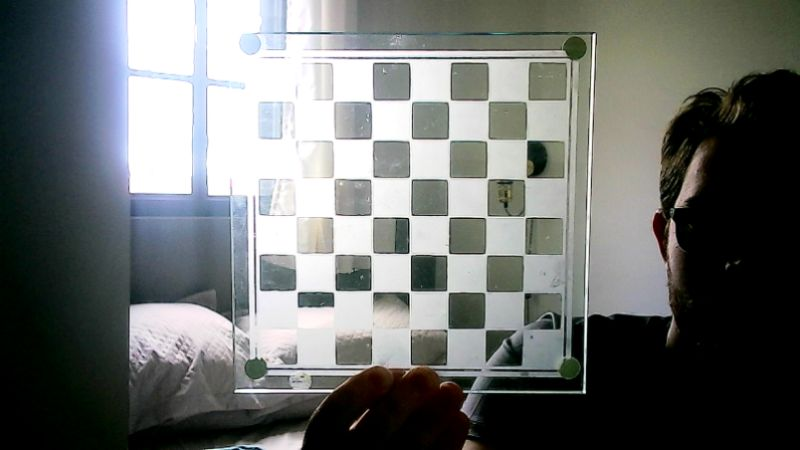
#> input picture chess_images/chess1.jpg, 800 x 450 px; its folder holds 5 pictures in this run
$ python calibration.py
#> lines starting #> are read from the running program, lines starting #| are printed output that depends on the picture; after the words box and inside, x2 and y2 are one past the last pixel; in counts of white or black regions, pixels touching at a corner belong together
import cv2
import glob
import numpy as np

# termination criteria
criteria = (cv2.TERM_CRITERIA_EPS + cv2.TERM_CRITERIA_MAX_ITER, 30, 0.001)

# prepare object points, like (0,0,0), (1,0,0), (2,0,0) ....,(6,5,0)
objp = np.zeros((6*7,3), np.float32)
objp[:,:2] = np.mgrid[0:7,0:6].T.reshape(-1,2)

# Arrays to store object points and image points from all the images.
objpoints = [] # 3d point in real world space
imgpoints = [] # 2d points in image plane.

images = glob.glob('chess_images/*.jpg')
i = 1
for fname in images:
    img = cv2.imread(fname)
#> img is the input picture: shape (450, 800, 3); mean B, G, R 111, 112.5, 109.4
    gray = cv2.cvtColor(img, cv2.COLOR_BGR2GRAY)
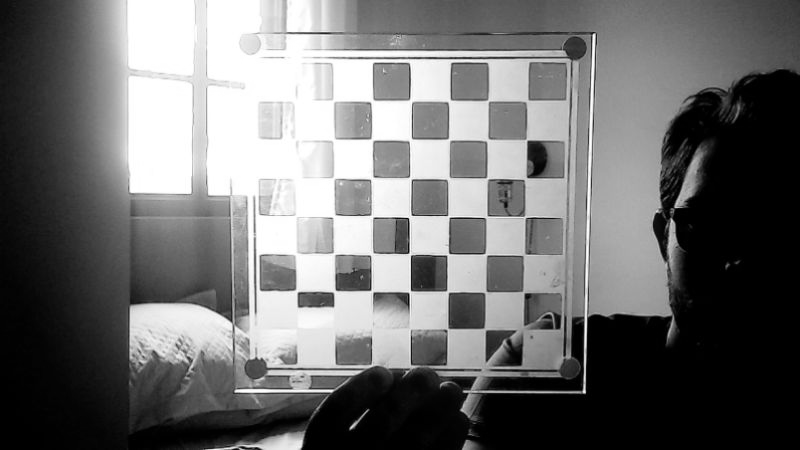
#> gray: shape (450, 800); min 0, max 255, mean 111.4
    # Find the chess board corners
    ret, corners = cv2.findChessboardCorners(gray, (7,6), None)
#> ret = False; corners = None
    # If found, add object points, image points (after refining them)
    if ret == True:
        objpoints.append(objp)
        corners2 = cv2.cornerSubPix(gray,corners, (11,11), (-1,-1), criteria)
        imgpoints.append(corners2)
        # Draw and display the corners
        cv2.drawChessboardCorners(img, (7,6), corners2, ret)
        newname = fname.split('.')[0] + "_corners.jpg"
        print(newname)
        cv2.imwrite(newname, img)
#> pass 2 of the loop `for fname in images:`:
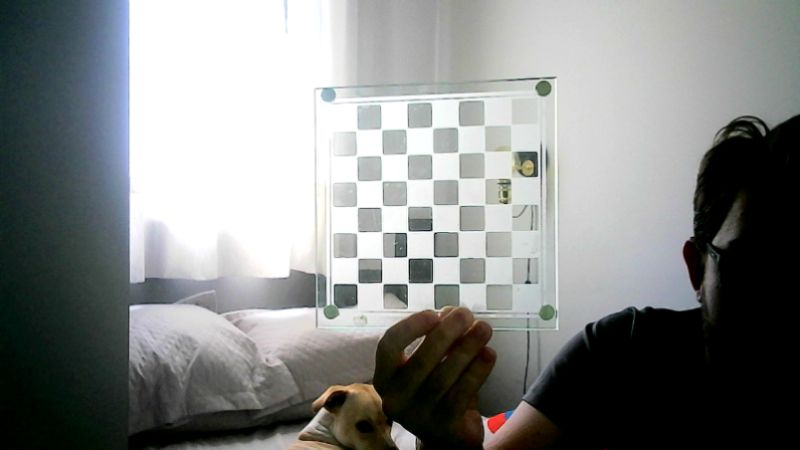
#> input picture chess_images/chess10.jpg, 800 x 450 px
#> img is the input picture: shape (450, 800, 3); mean B, G, R 134.6, 135.5, 133.2
#> `gray = cv2.cvtColor(img, cv2.COLOR_BGR2GRAY)`:
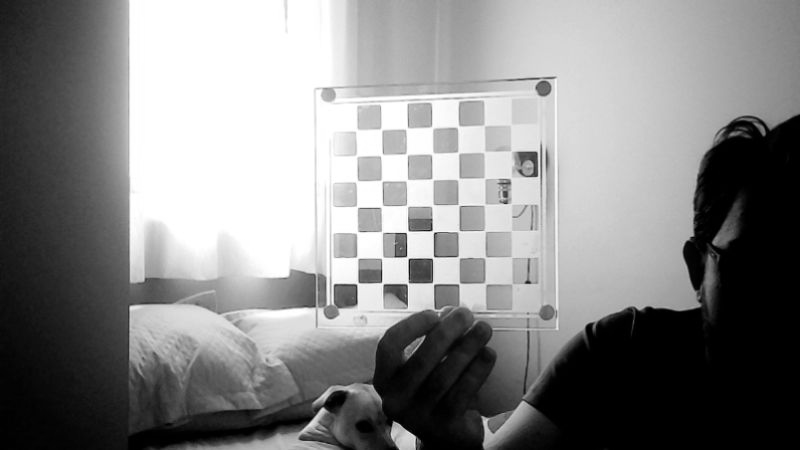
#> gray: shape (450, 800); min 0, max 255, mean 134.7
#> ret = True; corners = 42 rows, first 8: [357.1, 283.5], [357.4, 257.5], [357.4, 232.2], [360, 211], [360, 177], [357.6, 155.7], [357.5, 131], [382.9, 283.6]
#> corners2 = 42 rows, first 8: [357.3, 283.4], [357.3, 258.3], [357, 232.3], [357, 207.2], [356.8, 181], [356.7, 156.2], [356.5, 130.1], [382.2, 283.4]
#> `cv2.drawChessboardCorners(img, (7,6), corners2, ret)`:
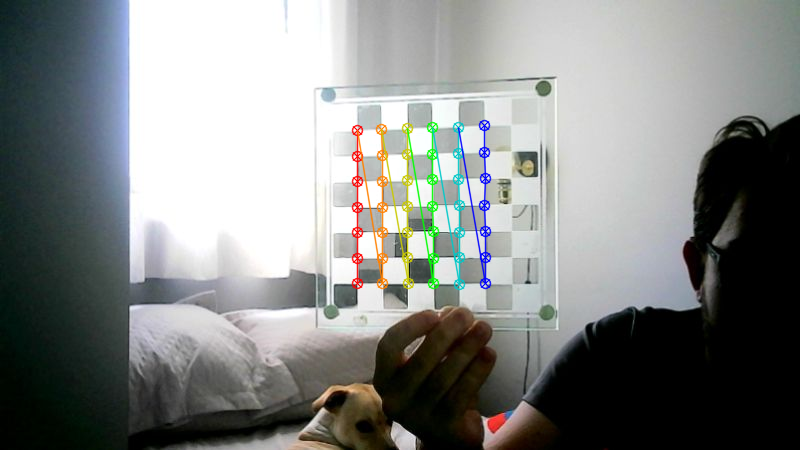
#> img: shape (450, 800, 3); 2.3% of pixels changed, all inside (x1, y1, x2, y2) = (351, 119, 492, 291)
        #cv2.imshow('img', img)
        #cv2.waitKey(1000)

#Calibration
ret, mtx, dist, rvecs, tvecs = cv2.calibrateCamera(objpoints, imgpoints, gray.shape[::-1], None, None)

#Undistortion
img = cv2.imread('chess_images/chess2.jpg')
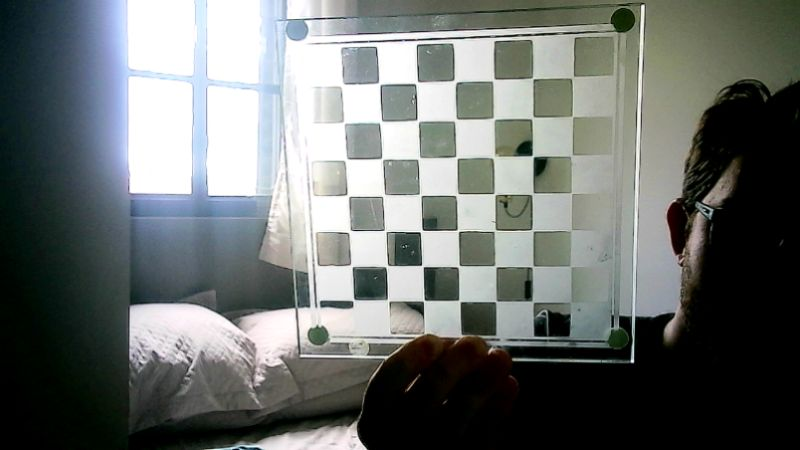
#> input picture chess_images/chess2.jpg, 800 x 450 px
#> img is the input picture: shape (450, 800, 3); mean B, G, R 110.3, 112.4, 107.9
h,  w = img.shape[:2]
#> h = 450; w = 800
newcameramtx, roi = cv2.getOptimalNewCameraMatrix(mtx, dist, (w,h), 1, (w,h))

# undistort
dst = cv2.undistort(img, mtx, dist, None, newcameramtx)
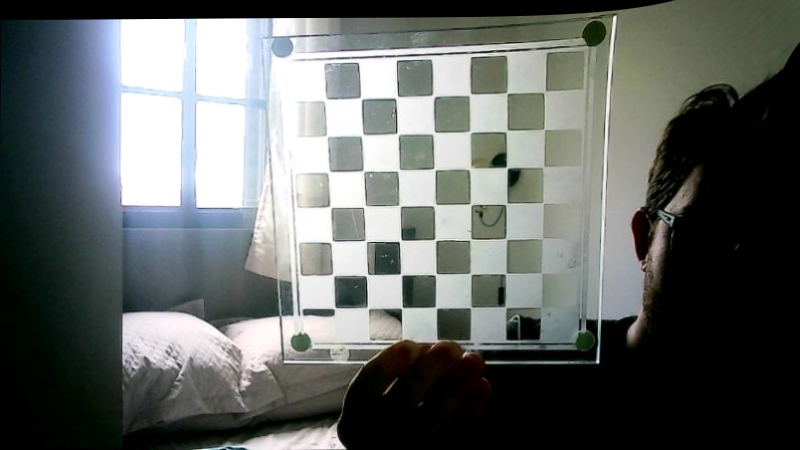
#> dst: shape (450, 800, 3); mean B, G, R 101.7, 103.8, 99.6
# crop the image
x, y, w, h = roi
dst = dst[y:y+h, x:x+w]
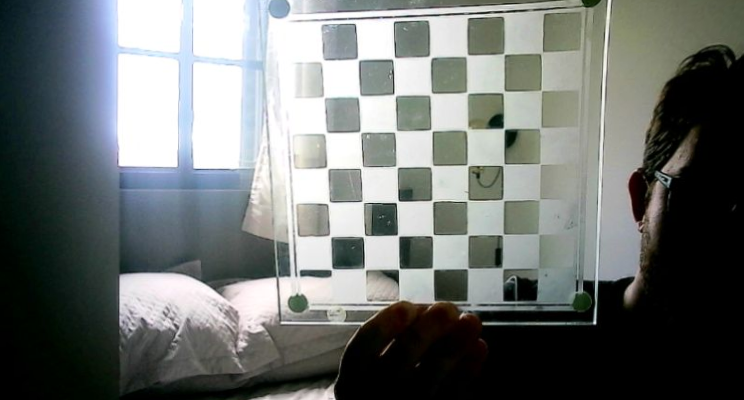
#> dst: shape (400, 744, 3); mean B, G, R 113.8, 115.6, 111.1
cv2.imwrite('chess_images/chess2_calibrated.png', dst)
